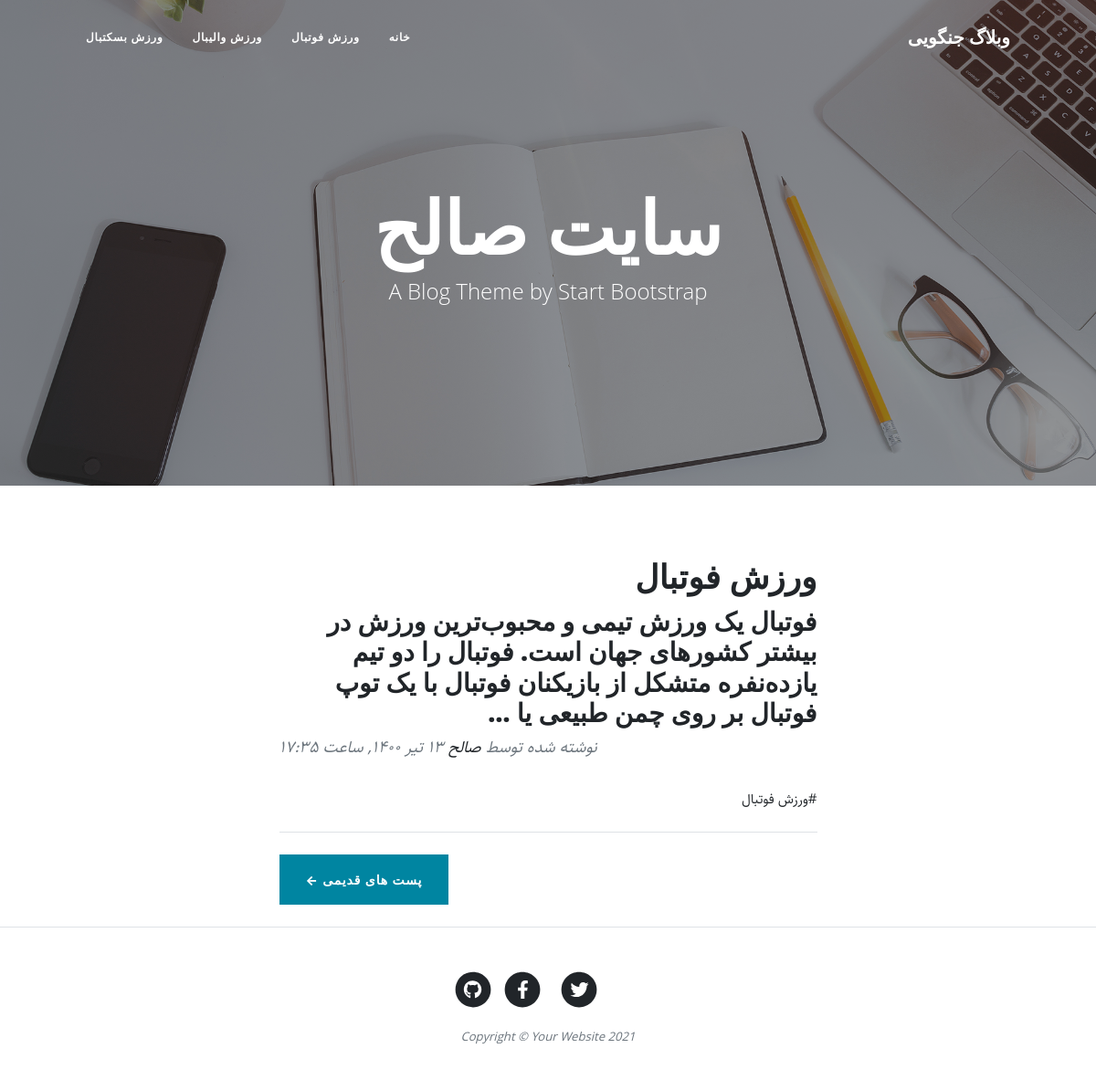
The page /category/football on the database its author committed.
### blog/models.py (models this page shows, shortened)
class Category(models.Model):
    title = models.CharField(max_length=200, verbose_name = "عنوان دسته‌بندي")
    slug = models.SlugField(max_length=100, unique=True, verbose_name = "آدرس دسته‌بندي")
    status = models.BooleanField(default=True, verbose_name= "آيا نمايش داده شود؟")
    position = models.IntegerField(verbose_name="پوزيشن")
    class Meta:
        verbose_name = "دسته‌بندي"
        verbose_name_plural = "دسته‌بندي ها"
        ordering = ["position"]

class Article(models.Model):
    STATUS_CHOICES =(
        ('d', 'پيشن‌‌ويس'),
        ('p', 'منتشر شده'),
    )
    title = models.CharField(max_length=200, verbose_name = "عنوان مقاله")
    slug = models.SlugField(max_length=100, unique=True, verbose_name = "آدرس مقاله")
    category = models.ManyToManyField(Category, verbose_name= "دسته‌بندي", related_name="articles")
    description = models.TextField(verbose_name = "محتوا")
    thumbnail = models.ImageField(upload_to="images", verbose_name = "تصوير مقاله")
    publish = models.DateTimeField(default=timezone.now, verbose_name = "زمان انتشار")
    created = models.DateTimeField(auto_now_add=True)
    updated = models.DateTimeField(auto_now=True)
    status = models.CharField(max_length=1, choices=STATUS_CHOICES, verbose_name = "وضعيت")
    class Meta:
        verbose_name = "مقاله"
        verbose_name_plural = "مقالات"
        ordering = ["-publish"]
    def jpublish(self):
        return jalali_converter(self.publish)
    jpublish.short_description = "زمان انتشار"
    def category_published(self):
        return self.category.filter(status=True)

### blog/views.py (the view)
# urls.py: path('category/<slug:slug>', category, name="category"),
def category(request, slug):
    context = {
        "category" : get_object_or_404(Category, slug=slug, status=True),
    }
    return render(request,"blog/category.html", context)

### blog/templatetags/base_tags.py (called while the page is built)
@register.simple_tag
def title():
    return "وبلاگ جنگویی"

@register.inclusion_tag("blog/partials/category_navbar.html")
def category_navbar():
    return {
        "category" : Category.objects.filter(status=True)
    }

### extensions/jalali.py (called while the page is built)
    def persian_tuple(self):
        return self.persian_year, self.persian_month, self.persian_day

### extensions/utils.py (called while the page is built)
def persian_numbers_converter(mystr):
    mynumbers = {
        "0" : "۰",
        "1" : "۱",
        "2" : "۲",
        "3" : "۳",
        "4" : "۴",
        "5" : "۵",
        "6" : "۶",
        "7" : "۷",
        "8" : "۸",
        "9" : "۹",
    }
    for e, p in mynumbers.items():
        mystr = mystr.replace(e, p)
    return mystr

def jalali_converter(time):
    jmonths = ["اسفند","بهمن","دي","آذر","آبان","مهر","شهريور","مرداد","تير","خرداد","ارديبهشت","فروردين"]
    time = timezone.localtime(time)
    time_to_str = "{},{},{}".format(time.year, time.month, time.day)
    time_to_tuple = jalali.Gregorian(time_to_str).persian_tuple()
    time_to_list = list(time_to_tuple)
    for index, month in enumerate(jmonths):
        if time_to_list[1] == index - 4:
            time_to_list[1] = month
            break
    output = "{} {} {}, ساعت {}:{}".format(
        time_to_list[2],
        time_to_list[1],
        time_to_list[0],
        time.hour,
        time.minute,
    )
    return persian_numbers_converter(output)

### blog/templates/blog/category.html
{% extends 'blog/base.html' %}
{% load static %}
{% block main %}
        <header class="masthead" style="background-image: url('{% static "blog/assets/img/home-bg.jpg"%}')">
            <div class="container position-relative px-4 px-lg-5">
                <div class="row gx-4 gx-lg-5 justify-content-center">
                    <div class="col-md-10 col-lg-8 col-xl-7">
                        <div class="site-heading">
                            <h1>سايت صالح</h1>
                            <span class="subheading">A Blog Theme by Start Bootstrap</span>
                        </div>
                    </div>
                </div>
            </div>
        </header>
        <div class="container px-4 px-lg-5">
            <div class="row gx-4 gx-lg-5 justify-content-center">
                <div class="col-md-10 col-lg-8 col-xl-7">
                {% for article in category.articles.all %}
                <div class="post-preview">
                    <a href="{% url 'detail' article.slug %}"><h2 class="post-title">{{article.title}}</h2></a>
                    <h3 class="post-subtitle">
                        {{article.description|truncatewords:30}}
                        </h3>
                    <p class="post-meta">
                        نوشته شده توسط
                        <a href="#!">صالح</a>
                        {{article.jpublish}}
                    </p>
                    <div>
                        {% for cat in article.category_published.all %}
                            <a href="#">#{{cat.title}}</a>
                        {% endfor %}
                    </div>
                </div>
                <hr class="my-4" />
                {% endfor %}
                    <div class="d-flex justify-content-end mb-4"><a class="btn btn-primary text-uppercase" href="#!">پست های قدیمی &larr;</a></div>
                </div>
            </div>
        </div>
{% endblock %}

### blog/templates/blog/partials/category_navbar.html
<div class="collapse navbar-collapse" id="navbarResponsive">
    <ul class="navbar-nav ms-auto py-4 py-lg-0">
        <li class="nav-item"><a class="nav-link px-lg-3 py-3 py-lg-4" href="home.html">خانه</a></li>
        {% for cat in category %}
            <li class="nav-item"><a class="nav-link px-lg-3 py-3 py-lg-4" href="{% url 'category' cat.slug %}">{{cat.title}}</a></li>
        {% endfor %}
    </ul>
</div>

### blog/static/blog/css/rtl.css (style rules this page uses)
body { direction: rtl; text-align: right; font-family: "Sahel"; font-size: 15px; }
.navbar-nav { margin-left: initial !important; margin-right: auto; }
.post-meta { text-align: left; }

### rows shown on the page
Category: title "ورزش فوتبال"
Category: title "ورزش والیبال"
Category: title "ورزش بسکتبال"
Article: title "ورزش فوتبال", description "فوتبال یک ورزش تیمی و محبوب‌ترین ورزش در بیشتر کشورهای جهان است. فوتبال را دو تیم یازده‌نفره متشکل از بازیکنان فوتبال با یک توپ فوتبال بر روی چمن طبیعی یا …", jpublish "۱۳ تير ۱۴۰۰, ساعت ۱۷:۳۵"
